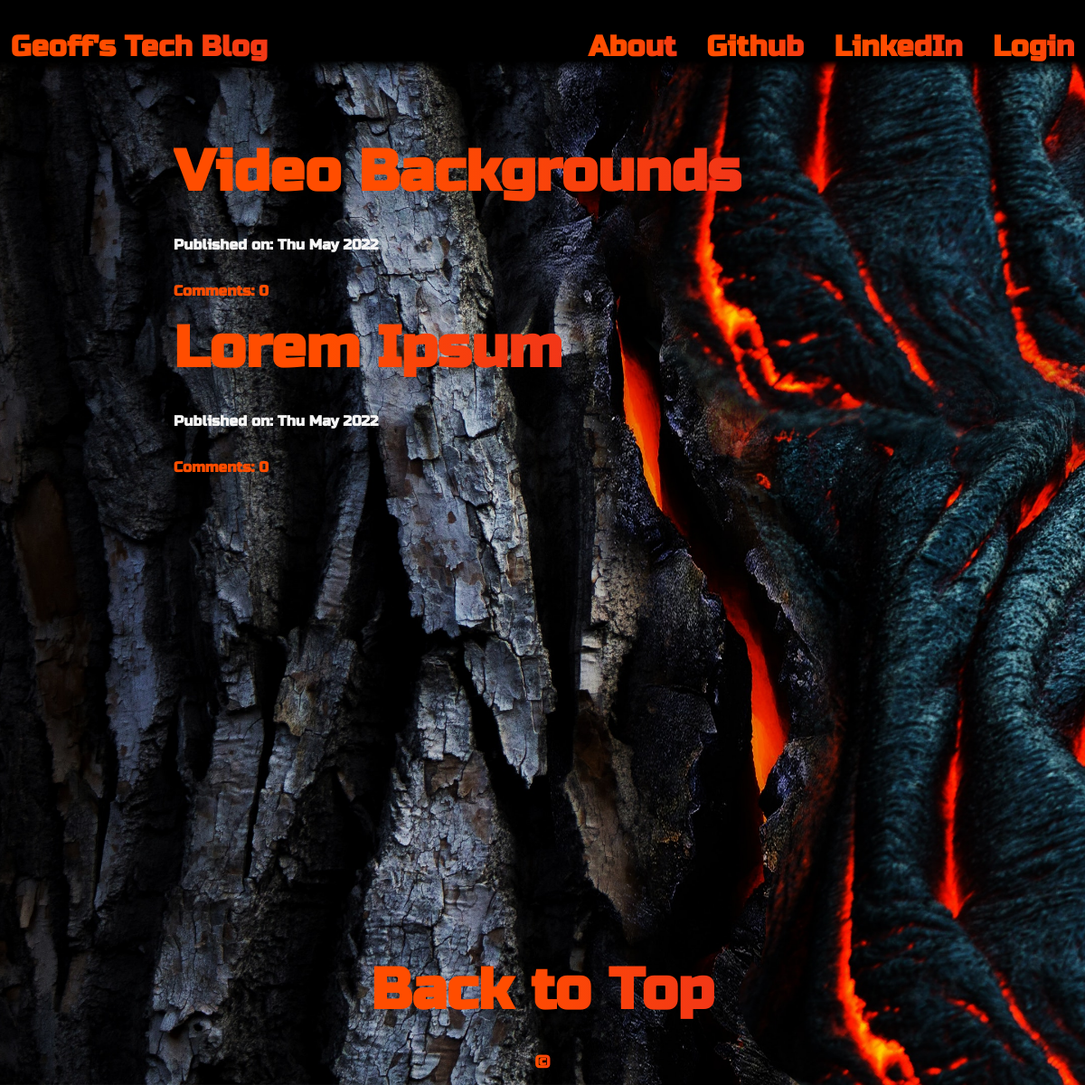
The page / on the database its author committed.
### blog/models.py (models this page shows, shortened)
class Post(models.Model):
    author = models.ForeignKey('auth.User',on_delete=models.CASCADE)
    title = models.CharField(max_length=200)
    text = models.TextField()
    created_date = models.DateTimeField(default=timezone.now)
    published_date = models.DateTimeField(blank=True, null=True)
    def approve_comments(self):
        return self.comments.filter(approved_comment=True)

### blog/views.py (the view)
# urls.py: path('',views.PostListView.as_view(),name='post_list'),
class PostListView(ListView):
    model = Post
    def get_queryset(self):
        return Post.objects.filter(published_date__lte=timezone.now()).order_by('-published_date')

### blog/templates/blog/post_list.html (shortened to what this page needs)
{% extends 'blog/base.html' %}
{% block content %}
<section>
    {% for post in post_list %}
        <div class="post">
            <h1 class="flex-container-left"><a class="animate-text" href="{% url 'post_detail' pk=post.pk %}">{{ post.title }}</a></h1>
            <div class="date flex-container-left">
                <p >Published on: {{ post.published_date|date:"D M Y"}}</p>
            </div>
            <a class="animate-text flex-container-left comments" href="{% url 'post_detail' pk=post.pk %}">Comments: {{ post.approve_comments.count }}</a>
        </div>
    {% endfor %}
</section>
{% endblock %}

### blog/static/css/blog.css (style rules this page uses)
:root { --color-grey: rgba(220, 231, 235, 1); --color-semi-black: rgba(48, 69, 92, 0.5); --color-black: rgba(48, 69, 92, 1); --full-white: rgba(245, 245, 245, 1); --half-white: rgba(245, 245, 245, 0.5); --less-white: rgba(245, 245, 245, 0.3); --color-red: rgba(255, 104, 115, 1); --blue-med: rgba(34, 190, 198, 1); --blue-light: rgba(69, 194, 197, 1); --blue-light-half: rgba(69, 194, 197, 0.5); --font-main: 'Russo One', sans-serif; --font-heading: 'Lobster', cursive; --size-s: 0.5rem; --sizeNormal: 1.25rem; --sizeM: 1.5rem; --sizeML: 1.75rem; --sizeL: 2rem; --sizeXL: 2.5rem; --sizeXXL: 3.5rem; --sizeTitle: 5rem; --weight-normal: 500; --weight-bold: 700; --gapSmall: 1vh 1vw; --gapMed: 2vh 2vw; --gapL: 3vh 3vw; --gapXL: 5vh 5vw; --gapTop: 2em; --borderSm: 0.05rem; --borderMed: 0.1rem; }
html { width: 100%; height: 100%; font-weight: bold; font-family: var(--font-main); font-size: 2em; margin: 0; padding: 0; box-sizing: border-box; overflow-x: hidden; color: whitesmoke; background: url(../img//bg/bg.jpg) repeat center center fixed; background-size: cover; }
*, *:before, *:after { box-sizing: inherit; }
body { display: flex; flex-flow: column nowrap; align-self: auto; justify-self: auto; margin: auto; background: url(../img//bg/bg.jpg) repeat center center fixed; background-size: cover; width: 100vw; height: 100vmax; }
.flex-container-left { display: flex; margin: auto; width: 85vw; font-size: var(--size-normal); padding: var(--gapSmall); justify-content: flex-start; text-align: left; align-items: center; }
a { padding: var(--gapSmall); text-decoration: none; }
.animate-text { background: linear-gradient(to right, rgb(255, 77, 0) 20%, rgb(234, 39, 39) 70%, rgb(248, 255, 57) 85%, rgb(255, 77, 0) 100%); -webkit-background-clip: text; -webkit-text-fill-color: transparent; background-size: 200% auto; animation: textShine 7s ease-in-out infinite alternate; font-size: var(--size-normal); }

### blog/templates/blog/post_list.html (style rules this page uses)
.post { display: flex; width: 70vw; flex-flow: column nowrap; justify-content: flex-start; text-align: left; }
.post h1 a { font-size: 2rem; padding: 0; }
p, .comments { font-size: 0.5rem; }

### rows shown on the page
Post: title "Video Backgrounds", published_date "Thu May 2022", approve_comments.count "0"
Post: title "Lorem Ipsum", published_date "Thu May 2022", approve_comments.count "0"
